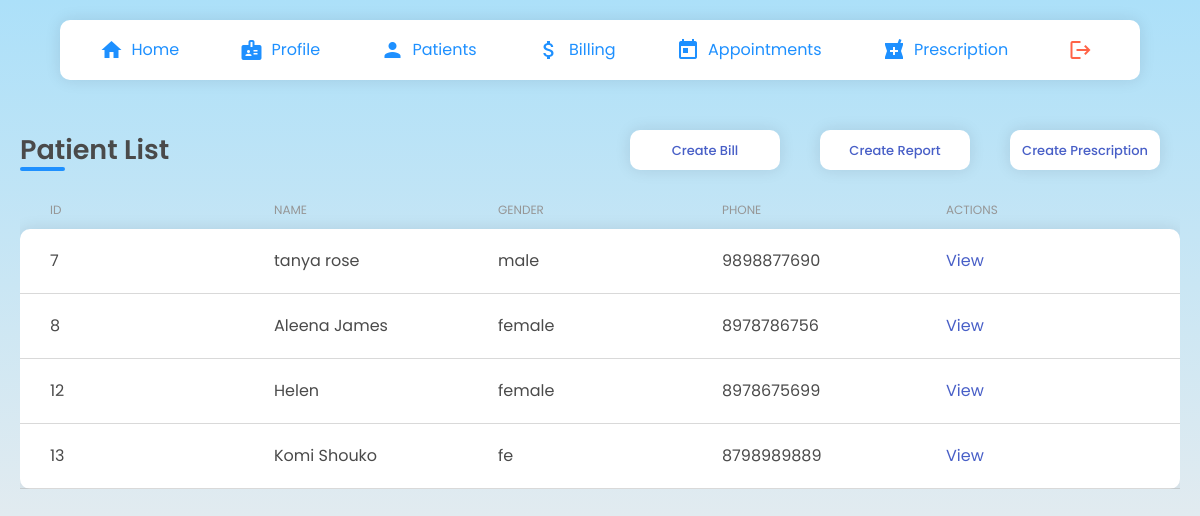
The app's page /doctors/patlist/ (signed in) with its own data.
### clinic/models.py (models this page shows)
class User(AbstractUser):
    is_patient = models.BooleanField(default=False)
    is_doctor = models.BooleanField(default=False)
    email = models.EmailField(max_length=100)

### patients/models.py (models this page shows, shortened)
class Patient(models.Model):
    user = models.OneToOneField(User, on_delete= models.CASCADE, primary_key= True)
    pname=models.CharField(max_length=200, null=True)
    age=models.CharField(max_length=4, null=True)
    gender= models.CharField(max_length=6, null=True)
    email=models.CharField(max_length=200, null=True)
    address= models.CharField(max_length=500, null=True)
    phone_regex = RegexValidator( regex = r'^\+?1?\d{9,10}$', message ="Phone number must be entered in the format +919999999999. Up to 10 digits allowed.")
    phone = models.CharField('Phone',validators =[phone_regex], max_length=10, unique = True,null=True)
    date_created= models.DateTimeField(auto_now_add=True, null=True)

### doctors/views.py (the view)
# urls.py: path('patlist/', views.patientlist,name='patient'),
@login_required
def patientlist(request):
    p=User.objects.filter(is_patient=True)
    t_p = p.count()
    context={'p':p,'t_p':t_p}
    return render(request,'doctors/patient_list.html',context)

### doctors/templates/doctors/patient_list.html (shortened to what this page needs)
{% extends "doctors/navbar.html" %} {% load static %} {% block head%}
<link
  rel="stylesheet"
  type="text/css"
  href="{% static 'css/patient_list.css' %}"
/>
{% endblock %} {% block content %}
<div class="patientListMain">
  <div class="header">
    <h1 class="patientTitle">
      <div class="patientTitle-under"></div>
      Patient List
    </h1>
    <div class="headerLinks">
      <a href="{% url 'crtbill'  %}">Create Bill</a>
      <a href="{% url 'crtreport'  %}">Create Report</a>
      <a href="{% url 'crtprc'  %}">Create Prescription</a>
    </div>
  </div>
  <div class="adcTableContainer">
    <div class="adcTable">
      <div class="adcRow adcHead">
        <div class="adcCell">ID</div>
        <div class="adcCell">NAME</div>
        <div class="adcCell">GENDER</div>
        <div class="adcCell">PHONE</div>
        <div class="adcCell">ACTIONS</div>
      </div>
      <div class="adcRowBody">
        {% for pat in p %}
        <div class="adcRow">
          <div class="adcCell">{{pat.pk}}</div>
          <div class="adcCell">{{pat.patient.pname}}</div>
          <div class="adcCell">{{pat.patient.gender}}</div>
          <div class="adcCell">{{pat.patient.phone}}</div>
          <div class="adcCell">
            <a href="{% url 'pat' pat.id %}">View </a>
          </div>
        </div>
        {% endfor %}
      </div>
    </div>
  </div>
</div>
{% endblock %}

### static/css/style.css (style rules this page uses)
body { margin: 0; padding: 0; box-sizing: border-box; font-family: "Poppins"; text-decoration: none; list-style-type: none; }
.patientTitle { font-size: 18px; font-weight: 600; }

### static/css/register.css (style rules this page uses)
* { margin: 0; padding: 0; box-sizing: border-box; font-family: "Poppins", sans-serif; }
body { height: 100vh; background-image: linear-gradient(to top, #fff1eb 0%, #ace0f9 100%); overflow: auto; width: 100%; margin-top: 0%; align-items: center; justify-content: center; }

### static/css/patient_list.css (style rules this page uses)
* { font-family: "Poppins", sans-serif; }
body { min-height: 100vh; background-image: linear-gradient(to top, #fff1eb 0%, #ace0f9 100%); padding: 0 20px; }
.patientTitle { font-size: 27px; position: relative; }
.patientTitle-under { width: 45px; height: 4px; border-radius: 20px; background-color: dodgerblue; position: absolute; bottom: 0; }
.patientListMain { width: 100%; display: flex; flex-direction: column; }
.header { display: flex; align-items: center; justify-content: space-between; margin-top: 130px; margin-bottom: 20px; }
.header .headerLinks { display: flex; align-items: center; justify-content: center; }
.header .headerLinks a { margin: 0 20px; background-color: white; box-shadow: rgba(17, 17, 26, 0.1) 0px 0px 16px; border-radius: 10px; width: 150px; height: 40px; padding: 0 10px; display: flex; align-items: center; justify-content: center; text-decoration: none; font-size: 13px; font-weight: 500; transition: all 0.4s ease-in; border: 0px solid dodgerblue; }
.adcTable { display: flex; flex-direction: column; }
.adcTable .adcRow { display: flex; justify-content: space-evenly; align-items: flex-start; border-bottom: 1px solid rgba(180, 180, 180, 0.5); padding: 10px 20px; }
.adcTable .adcRow .adcCell { width: 100%; padding: 10px; }
.adcTableContainer { width: 100%; overflow-x: auto; overflow-y: hidden; }
.adcTable .adcHead { border-bottom: none; padding: 0 20px; }
.adcHead .adcCell { text-transform: uppercase; font-size: 12px; color: rgb(150, 150, 150); padding: 0; }
.adcCell a { text-decoration: none; }
.adcRowBody { box-shadow: rgba(17, 17, 26, 0.1) 0px 0px 16px; border-radius: 10px; background-color: white; }

### records on screen
User: pk "7", patient.pname "tanya rose", patient.gender "male", patient.phone "9898877690"
User: pk "8", patient.pname "Aleena James", patient.gender "female", patient.phone "8978786756"
User: pk "12", patient.pname "Helen", patient.gender "female", patient.phone "8978675699"
User: pk "13", patient.pname "Komi Shouko", patient.gender "fe", patient.phone "8798989889"
